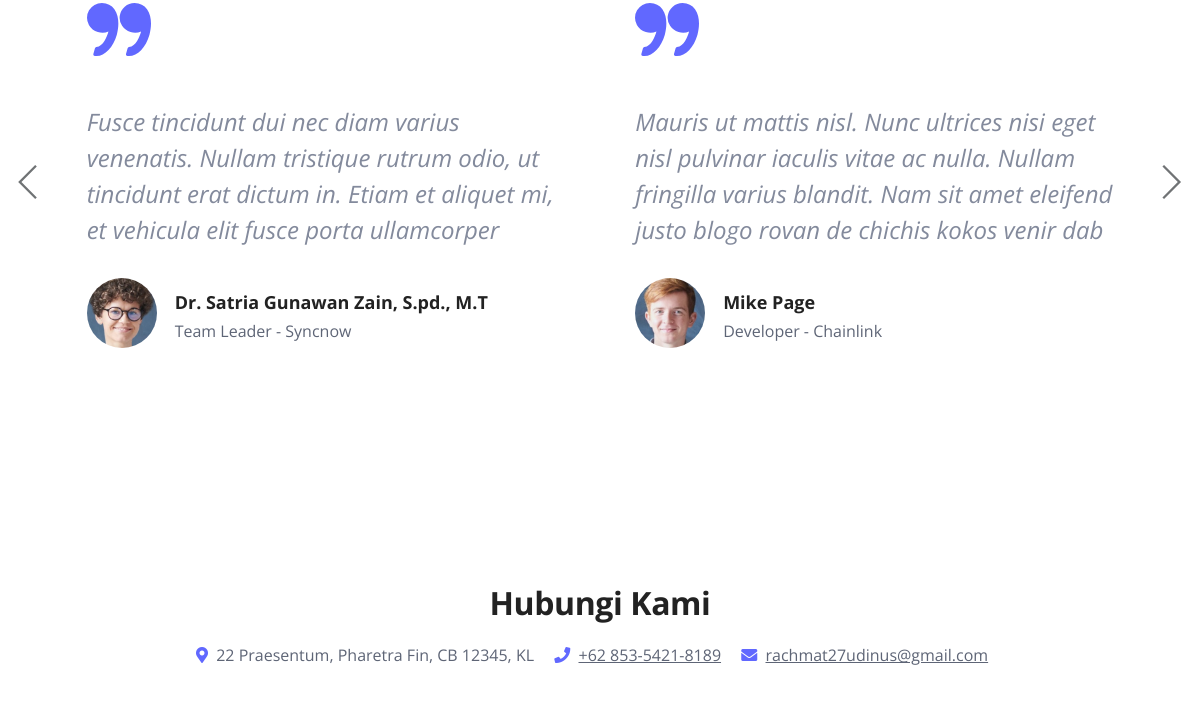
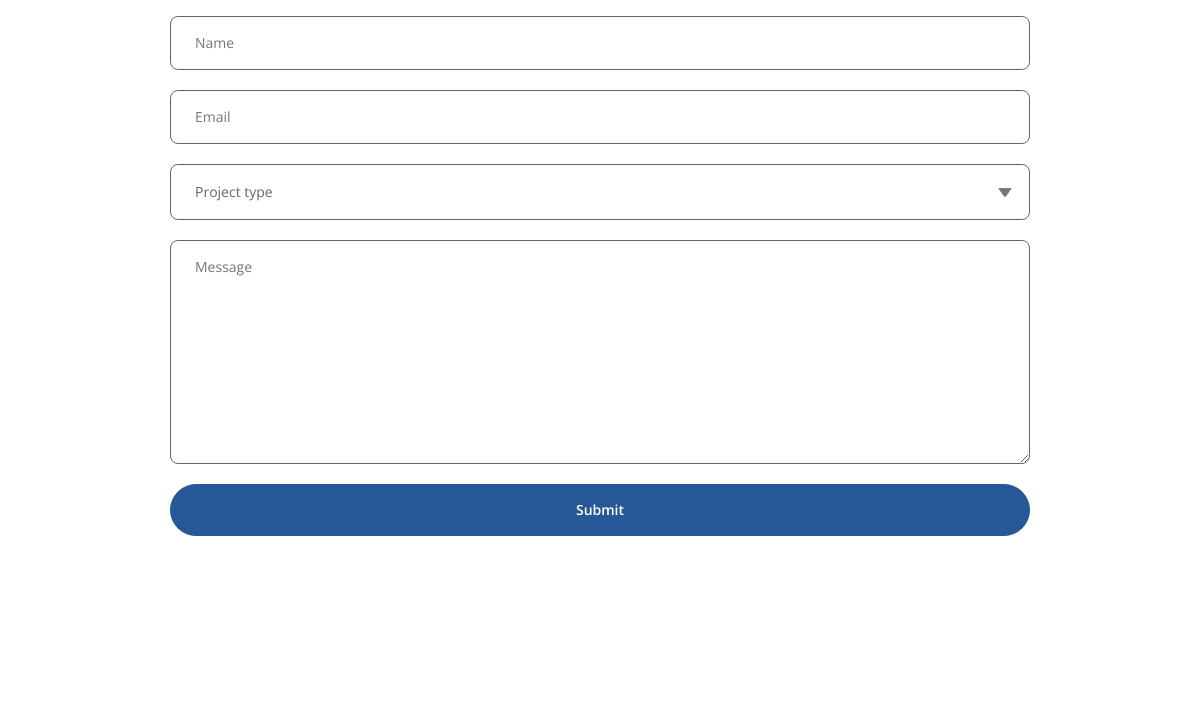
Page /homepage.php (middle part) on the earlier database version (2 pictures, top to bottom).
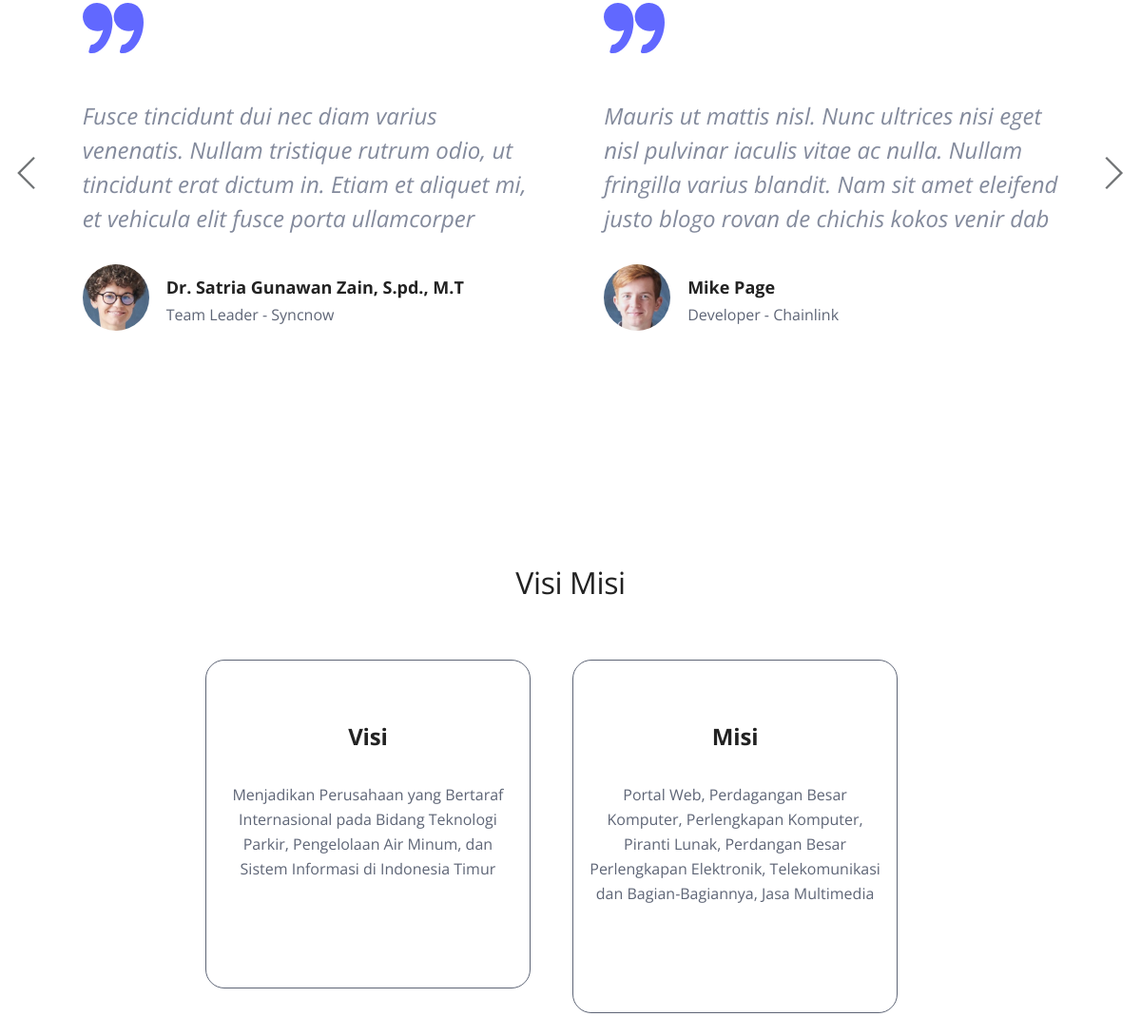
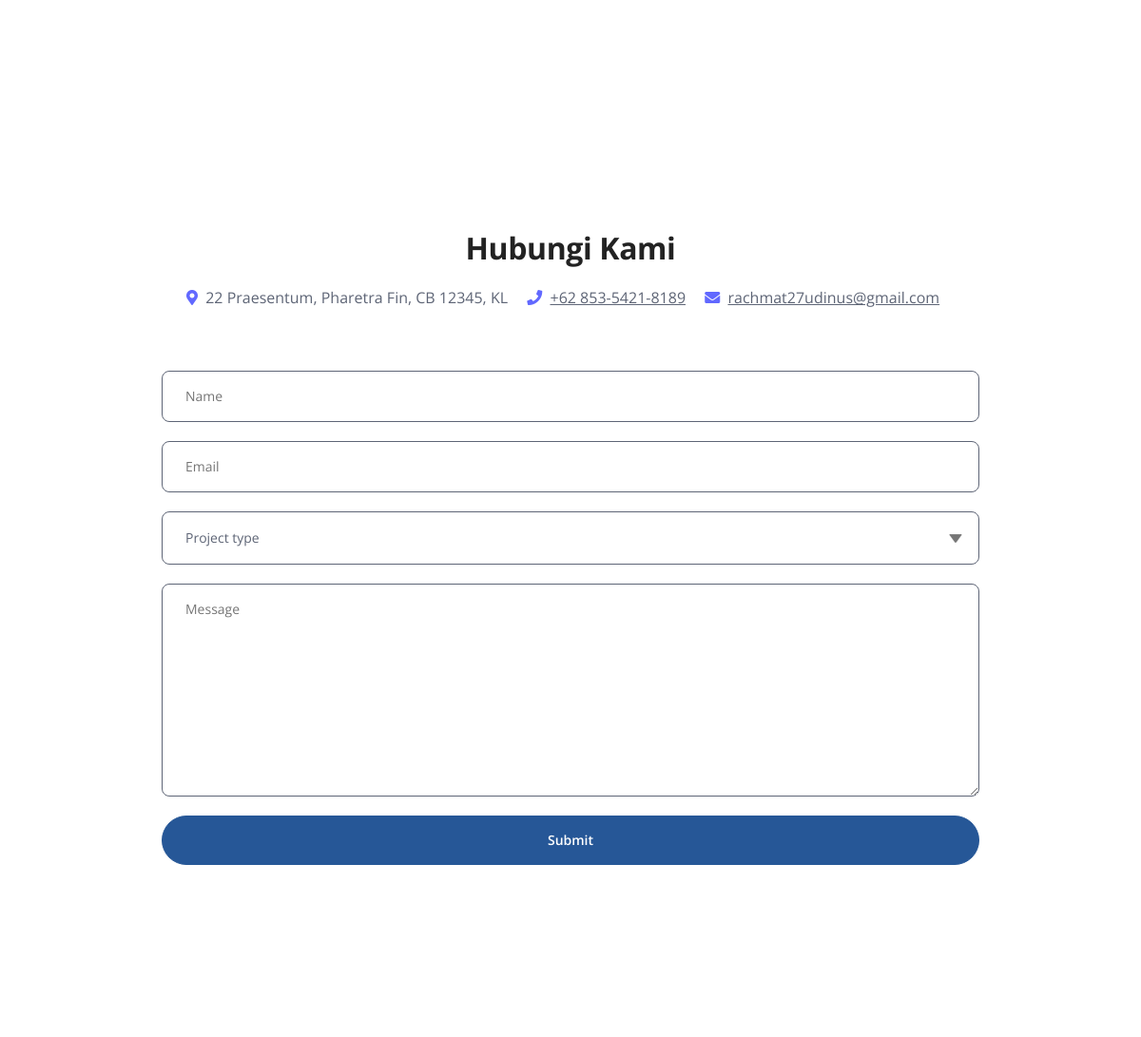
Same page on the later database version (2 pictures, top to bottom).
### tables this page shows
CREATE TABLE `tbl_visimisi` (
  `visi` varchar(500) NOT NULL,
  `misi` varchar(500) NOT NULL
);

### header.php (called while the page is built, shortened)
<?php
    include "layanan.php";
    include "proyek.php";
    include "visi_misi.php";
    include "kontak.php";

### koneksi.php (called while the page is built)
<?php
$conn = mysqli_connect("localhost", "root", "", "crud_gc");
function query($query) {
    global $conn;
    $result = mysqli_query($conn, $query);
    $rows = [];
    while ($row = mysqli_fetch_assoc($result) ) {
        $rows[] = $row;
    }
    return $rows;
}

### visi_misi.php (the view, shortened to what this page needs)
<?php
require 'koneksi.php';
$visimisi = query("SELECT * FROM tbl_visimisi");
?>
<?php foreach( $visimisi as $row) : ?>
<br><br><br>
<div id="pricing" class="cards-2">
        <div class="container">
            <div class="row">
                <div class="col-lg-12">
                    <h2 class="h2-heading"><span>Visi Misi</span></h2>
                </div>
            </div>
            <div class="row">
            <center>
                <div class="col-lg-12">
                    <div class="card">
                        <div class="card-body">
                            <div class="card-title">
                                <img class="decoration-lines" ><span>Visi</span><img class="decoration-lines flipped" >
                            </div>
                            <ul class="list-unstyled li-space-lg">
                                <li><?= $row["visi"]; ?></li>
                            </ul>
                        </div>
                    </div>
                    <div class="card">
                        <div class="card-body">
                            <div class="card-title">
                                <img class="decoration-lines" ><span>Misi</span><img class="decoration-lines flipped" >
                            </div>
                            <ul class="list-unstyled li-space-lg">
                                <li><?= $row["misi"]; ?></li>
                            </ul>
                        </div>
                    </div>
                    <?php endforeach; ?>
                </div>
            </div>
        </div>
    </div>

### homepage.php (shortened to what this page needs)
<!DOCTYPE html>
<html lang="en">
<head>
    <link href="css/bootstrap.min.css" rel="stylesheet">
    <link href="css/fontawesome-all.min.css" rel="stylesheet">
    <link href="css/swiper.css" rel="stylesheet">
	<link href="css/styles.css" rel="stylesheet">
</head>
<body data-bs-spy="scroll" data-bs-target="#navbarExample">
    <?php include"content.php"; ?>
    <div class="basic-2">
    </div>
</body>
</html>

### content.php
<?php
if(!empty($_GET["menu"])){
	include_once($_GET["menu"].".php");
}else{
	include"header.php";
}
?>

### layanan.php (shortened to what this page needs)
<br><br><br>

### proyek.php (shortened to what this page needs)
<div class="slider-1">
    <div class="container">
        <div class="row">
            <div class="col-lg-12">
                <div class="slider-container">
                    <div class="swiper-container card-slider">
                        <div class="swiper-wrapper">
                            <div class="swiper-slide">
                                <div class="card">
                                    <img class="quotes" src="images/quotes.svg" alt="alternative">
                                    <div class="card-body">
                                        <p class="testimonial-text">Fusce tincidunt dui nec diam varius venenatis. Nullam tristique rutrum odio, ut tincidunt erat dictum in. Etiam et aliquet mi, et vehicula elit fusce porta ullamcorper</p>
                                        <div class="details">
                                            <img class="testimonial-image" src="images/testimonial-1.jpg" alt="alternative">
                                            <div class="text">
                                                <div class="testimonial-author">Dr. Satria Gunawan Zain, S.pd., M.T</div>
                                                <div class="occupation">Team Leader - Syncnow</div>
                                            </div>
                                        </div>
                                    </div>
                                </div>
                            </div>
                            <div class="swiper-slide">
                                <div class="card">
                                    <img class="quotes" src="images/quotes.svg" alt="alternative">
                                    <div class="card-body">
                                        <p class="testimonial-text">Mauris ut mattis nisl. Nunc ultrices nisi eget nisl pulvinar iaculis vitae ac nulla. Nullam fringilla varius blandit. Nam sit amet eleifend justo blogo rovan de chichis kokos venir dab</p>
                                        <div class="details">
                                            <img class="testimonial-image" src="images/testimonial-2.jpg" alt="alternative">
                                            <div class="text">
                                                <div class="testimonial-author">Mike Page</div>
                                                <div class="occupation">Developer - Chainlink</div>
                                            </div>
                                        </div>
                                    </div>
                                </div>
                            </div>
                        </div>
                    </div>
                </div>
            </div>
        </div>
    </div>
</div>

### kontak.php (shortened to what this page needs)
<div id="contact" class="form-1">
        <div class="container">
            <div class="row">
                <div class="col-lg-12">
                    <h2 class="h2-heading"><span><b>Hubungi Kami</b></span></h2>
                    <ul class="list-unstyled li-space-lg">
                        <li><i class="fas fa-map-marker-alt"></i> &nbsp;22 Praesentum, Pharetra Fin, CB 12345, KL</li>
                        <li><i class="fas fa-phone"></i> &nbsp;<a href="tel:085354218189">+62 853-5421-8189</a></li>
                        <li><i class="fas fa-envelope"></i> &nbsp;<a href="mailto:rachmat27udinus@gmail.com">rachmat27udinus@gmail.com</a></li>
                    </ul>
                </div>
            </div>
            <div class="row">
                <div class="col-lg-10 offset-lg-1">
                    <form>
                        <div class="form-group">
                            <input type="text" class="form-control-input" placeholder="Name" required>
                        </div>
                        <div class="form-group">
                            <input type="email" class="form-control-input" placeholder="Email" required>
                        </div>
                        <div class="form-group">
                            <select class="form-control-select" required>
                                <option class="select-option" value="" disabled selected>Project type</option>
                            </select>
                        </div>
                        <div class="form-group">
                            <textarea class="form-control-textarea" placeholder="Message" required></textarea>
                        </div>
                        <div class="form-group">
                            <button type="submit" class="form-control-submit-button">Submit</button>
                        </div>
                    </form>
                </div>
            </div>
        </div>
    </div>

### css/styles.css (style rules this page uses)
body, html { width: 100%; height: 100%; }
body, p { color: #5e6576; font: 400 1rem/1.625rem "Open Sans", sans-serif; }
h2 { color: #222222; font-weight: 700; font-size: 2rem; line-height: 2.625rem; letter-spacing: -0.4px; }
.testimonial-text { font-style: italic; }
.testimonial-author { font-weight: 700; font-size: 1.25rem; line-height: 1.75rem; }
.li-space-lg li { margin-bottom: 0.5rem; }
a { color: #5e6576; text-decoration: underline; }
.form-group { position: relative; margin-bottom: 1.25rem; }
.form-control-input, .form-control-select, .form-control-textarea { width: 100%; padding-top: 0.875rem; padding-bottom: 0.875rem; padding-left: 1.5rem; border: 1px solid #5e6576; border-radius: 8px; background-color: #ffffff; color: #5e6576; font-size: 0.875rem; line-height: 1.5rem; -webkit-appearance: none; }
.form-control-select { padding-top: 0.5rem; padding-bottom: 0.5rem; height: 3.5rem; color: #5e6576; }
select { -webkit-appearance: none; -moz-appearance: none; -ms-appearance: none; -o-appearance: none; appearance: none; background-image: url('../images/down-arrow.png'); background-position: 98% 50%; background-repeat: no-repeat; outline: none; }
.form-control-textarea { display: block; height: 14rem; }
.form-control-submit-button { display: inline-block; width: 100%; height: 3.25rem; border: 1px solid #265797; border-radius: 30px; background-color: #265797; color: #ffffff; font-weight: 600; font-size: 0.875rem; line-height: 0; cursor: pointer; transition: all 0.2s; }
.slider-1 { padding-top: 9.75rem; padding-bottom: 4.5rem; }
.slider-1 .slider-container { position: relative; }
.slider-1 .swiper-container { position: static; width: 86%; }
.slider-1 .card { border: none; }
.slider-1 .card-body { padding: 0; }
.slider-1 .quotes { margin-bottom: 3rem; width: 64px; }
.slider-1 .testimonial-text { margin-bottom: 1.875rem; color: #838a9c; font-style: italic; font-size: 1.5rem; line-height: 2.25rem; }
.slider-1 .testimonial-image { display: inline-block; width: 70px; margin-bottom: 0.875rem; border-radius: 50%; }
.slider-1 .testimonial-author { margin-bottom: 0.125rem; color: #222222; font-weight: 700; font-size: 1.125rem; }
.cards-2 { padding-top: 5rem; padding-bottom: 2.25em; }
.cards-2 .h2-heading { margin-bottom: 3.75rem; text-align: center; }
.cards-2 .h2-heading span { font-weight: 400; }
.cards-2 .card { margin-bottom: 5rem; padding: 4rem 1rem; border: 1px solid #5e6576; border-radius: 20px; background-color: transparent; text-align: center; }
.cards-2 .card-body { padding: 0; }
.cards-2 .card-title { margin-bottom: 2rem; }
.cards-2 .card-title span { margin-right: 0.75rem; margin-left: 0.75rem; color: #222222; font-weight: 700; font-size: 1.5rem; line-height: 2rem; letter-spacing: -0.2px; }
.cards-2 .card-body .list-unstyled { margin-bottom: 3rem; }
.cards-2 .card-body .list-unstyled li { margin-bottom: 0.625rem; }
.basic-2 { padding-top: 3rem; text-align: center; }
.form-1 { padding-top: 9.25rem; padding-bottom: 8.5rem; text-align: center; }
.form-1 .h2-heading { margin-bottom: 1.125rem; text-align: center; }
.form-1 .h2-heading span { font-weight: 400; }
.form-1 .list-unstyled { margin-bottom: 3.5rem; }
.form-1 .list-unstyled .fas { color: #6168ff; }
@media (min-width: 768px) { .form-1 .list-unstyled li { display: inline-block; margin-right: 1rem; } }
@media (min-width: 992px) { .h2-heading { width: 35.25rem; margin-right: auto; margin-left: auto; } }
@media (min-width: 992px) { .slider-1 .swiper-container { width: 92%; } }
@media (min-width: 992px) { .slider-1 .details { display: flex; align-items: flex-start; } }
@media (min-width: 992px) { .slider-1 .text { flex-direction: column; } }
@media (min-width: 992px) { .slider-1 .testimonial-author { margin-top: 0.625rem; } }
@media (min-width: 992px) { .slider-1 .testimonial-image { margin-right: 1.125rem; } }
@media (min-width: 992px) { .cards-2 .card { display: inline-block; width: 298px; vertical-align: top; } }
@media (min-width: 992px) { .cards-2 .card:nth-of-type(3n+2) { margin-right: 1rem; margin-left: 1rem; } }
@media (min-width: 1200px) { .container { max-width: 1140px; } }
@media (min-width: 1200px) { .cards-2 .card { width: 342px; } }
@media (min-width: 1200px) { .cards-2 .card:nth-of-type(3n+2) { margin-right: 2.5rem; margin-left: 2.5rem; } }
@media (min-width: 1200px) { .form-1 form { width: 860px; margin-right: auto; margin-left: auto; } }

Differences in the rows shown:
added tbl_visimisi: visi "Menjadikan Perusahaan yang Bertaraf Internasional pada Bidang Teknologi Parkir, Pengelolaan Air Minum, dan Sistem Informasi di Indonesia Timur", misi "Portal Web, Perdagangan Besar Komputer, Perlengkapan Komputer, Piranti Lunak, Perdangan Besar Perlengkapan Elektronik, Telekomunikasi dan Bagian-Bagiannya, Jasa Multimedia"
